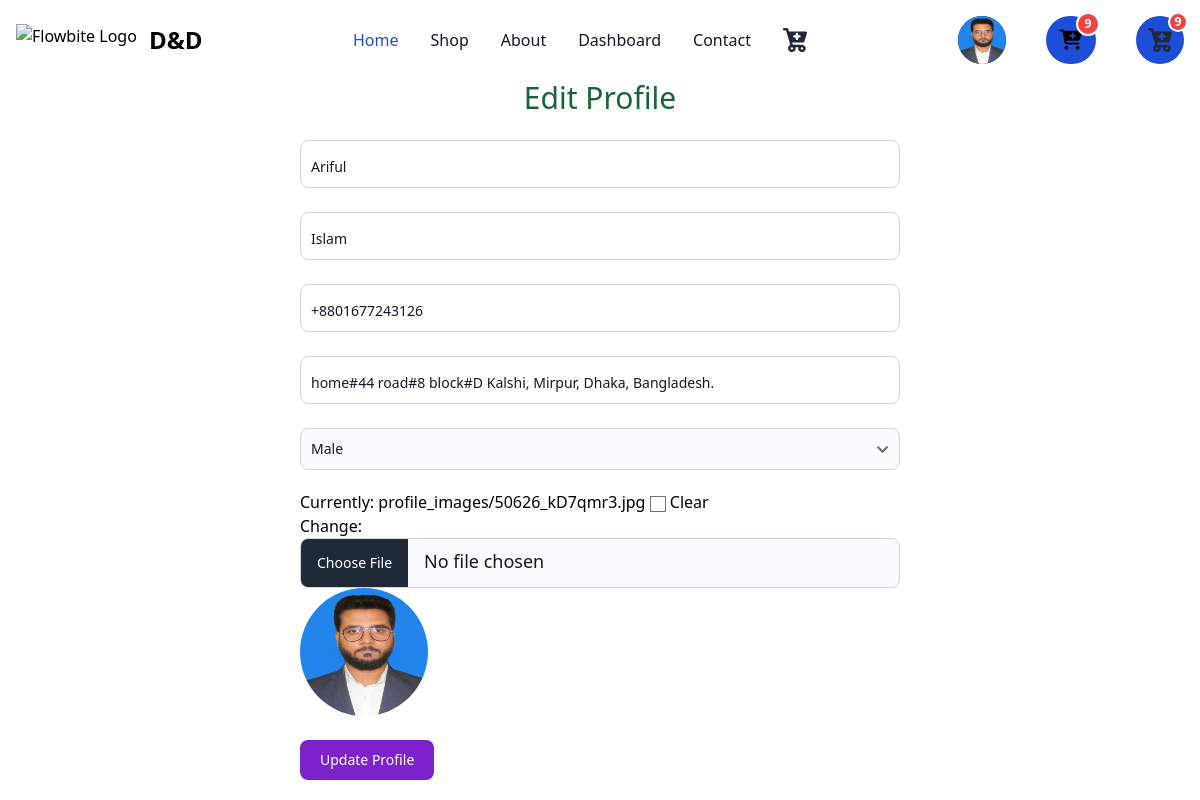
Screenshot of /accounts/edit-profile/ (signed in) with the database file from the repository.
### accounts/models.py (models this page shows)
class CustomUser(AbstractUser):
    email = models.EmailField(max_length=100, unique=True)
    phone_number = models.CharField(max_length=15, blank=True, null=True)
    address = models.CharField(max_length=255, blank=True, null=True)
    profile_image = models.ImageField(upload_to='profile_images/', blank=True, null=True)
    gender = models.CharField(max_length=10, choices=GENDER_CHOICES, blank=True, null=True)
    USERNAME_FIELD = 'email'
    REQUIRED_FIELDS = ['username']

### accounts/views.py (the view)
# urls.py: path('edit-profile/', edit_profile_view, name='edit_profile'),
@login_required
def edit_profile_view(request):
    if request.method == 'POST':
        form = EditProfileForm(request.POST, request.FILES, instance=request.user)
        if form.is_valid():
            form.save(commit=False)
            first_name = form.cleaned_data['first_name']
            last_name = form.cleaned_data['last_name']
            phone_number = form.cleaned_data['phone_number']
            address = form.cleaned_data['address']
            profile_image = form.cleaned_data['profile_image']
            gender = form.cleaned_data['gender']
            user = request.user
            if first_name:
                user.first_name = first_name
            if last_name:
                user.last_name = last_name
            if phone_number:
                user.phone_number = phone_number
            if address:
                user.address = address
            if profile_image:
                user.profile_image = profile_image
            if gender:
                user.gender = gender
            user.save()
            messages.success(request, 'Your profile has been updated successfully.')
            return redirect('home')  # Assuming you have a URL pattern named 'profile'
        else:
            messages.error(request, 'Error updating profile. Please check the form data.')
    else:
        form = EditProfileForm(instance=request.user)
    return render(request, 'settings.html', {'form': form})

### cart/context_processors.py (called while the page is built)
def counter(request):
    cart_count = 0
    if 'admin' in request.path:
        return {}
    else:
        try:
            cart = Cart.objects.filter(cart_id=_cart_id(request))
            if request.user.is_authenticated:
                cart_items = CartItem.objects.all().filter(user=request.user)
            else:
                cart_items = CartItem.objects.all().filter(cart=cart[:1])
            for cart_item in cart_items:
                cart_count += cart_item.quantity
        except Cart.DoesNotExist:
            cart_count = 0
    return dict(cart_count=cart_count)

### cart/views.py (called while the page is built)
def _cart_id(request):
    cart = request.session.session_key
    if not cart:
        cart = request.session.create()
    return cart

### accounts/templates/settings.html (shortened to what this page needs)
{% extends 'base.html' %}
{% block content %}
<h1 class="mb-6 text-3xl text-green-800 text-center">Edit Profile</h1>
<div class="container mx-auto w-2/4">
  <form method="post" action="" enctype="multipart/form-data">
      {{form.first_name}}
      {{form.last_name}}
      {{form.phone_number}}
      {{form.address}}
      {{form.gender}}
      {{form.profile_image}}
{% if user.profile_image %}
    <img src="{{ user.profile_image.url }}" alt="" class="w-32 h-32 rounded-full">
    {% else %}
    <p>
      No profile picture.
    </p>
{% endif %}
<br>
    <button type="submit" class="focus:outline-none text-white bg-purple-700 hover:bg-purple-800 focus:ring-4 focus:ring-purple-300 font-medium rounded-lg text-sm px-5 py-2.5 mb-2 dark:bg-purple-600 dark:hover:bg-purple-700 dark:focus:ring-purple-900">Update Profile</button>
  </form>
</div>
{% endblock content %}

### templates/base.html (shortened to what this page needs)
<!DOCTYPE html>
<html lang="en" data-theme="fantasy">
<head>
    <link href="https://cdnjs.cloudflare.com/ajax/libs/flowbite/2.0.0/flowbite.min.css" rel="stylesheet"/>
    <script src="https://cdn.tailwindcss.com"></script>
</head>
<body>
<nav class="bg-white border-gray-200 dark:bg-gray-900">
    <div class="max-w-screen-xl flex flex-wrap items-center justify-between mx-auto p-4">
        <a href="{% url 'home' %}" class="flex items-center">
            <img src="https://flowbite.com/docs/images/logo.svg" class="h-8 mr-3" alt="Flowbite Logo"/>
            <span class="self-center text-2xl font-semibold whitespace-nowrap dark:text-white">D&D</span>
        </a>
        <div class="flex items-center md:order-2">
            <button type="button"
                    class="flex mr-3 text-sm bg-gray-800 rounded-full md:mr-0 focus:ring-4 focus:ring-gray-300 dark:focus:ring-gray-600"
                    id="user-menu-button" aria-expanded="false" data-dropdown-toggle="user-dropdown"
                    data-dropdown-placement="bottom">
                {% if user.profile_image %}
                <img class="w-12 h-12 rounded-full" src="{{ user.profile_image.url }}" alt="user photo">
                {% else %}
                <i class="fa-solid fa-user-tie text-xl pt-1 w-8 h-8 rounded-full" style="color: #f7f7f7;"></i>
                {% endif %}
            </button>
            <a href="{% url 'cart' %}" class="relative inline-flex items-center ml-10">
                <button type="button" class="p-2 rounded-full bg-blue-700 hover:bg-blue-800 focus:ring-4 focus:outline-none focus:ring-blue-300 dark:bg-white dark:hover:bg-blue-700 dark:focus:ring-blue-800 dark:hover:text-white">
                    <i class="fa-solid fa-cart-plus text-xl p-1.5 "></i>
                    {% if cart_count > 9 %}
                    <div class="absolute top-0 right-0 -mt-1 -mr-1 flex items-center justify-center w-6 h-6 text-xs font-bold text-white bg-red-500 border-2 border-white rounded-full dark:border-gray-900">9+</div>
                    {% else %}
                    <div class="absolute top-0 right-0 -mt-1 -mr-1 flex items-center justify-center w-6 h-6 text-xs font-bold text-white bg-red-500 border-2 border-white rounded-full dark:border-gray-900">{{ cart_count }}</div>
                    {% endif %}
                </button>
            </a>
            <a href="{% url 'cart' %}" class="relative inline-flex items-center ml-10">
                <button type="button" class="p-2 rounded-full bg-blue-700 hover:bg-blue-800 focus:ring-4 focus:outline-none focus:ring-blue-300 dark:bg-gray-600 dark:hover:bg-blue-700 dark:focus:ring-blue-800 dark:hover:text-white">
                    {% if cart_count > 9 %}
                    <div class="absolute top-0 right-0 -mt-1 -mr-1 flex items-center justify-center w-5 h-5 text-xs font-bold text-white bg-red-500 border-2 border-white rounded-full dark:border-gray-900">9+</div>
                    {% else %}
                    <div class="absolute top-0 right-0 -mt-1 -mr-1 flex items-center justify-center w-5 h-5 text-xs font-bold text-white bg-red-500 border-2 border-white rounded-full dark:border-gray-900">{{ cart_count }}</div>
                    {% endif %}
                </button>
            </a>
        </div>
        <ul class="flex flex-col font-medium p-4 md:p-0 mt-4 border border-gray-100 rounded-lg bg-gray-50 md:flex-row md:space-x-8 md:mt-0 md:border-0 md:bg-white dark:bg-gray-800 md:dark:bg-gray-900 dark:border-gray-700">
            <li>
                <a href="{% url 'home' %}"
                   class="block py-2 pl-3 pr-4 text-white bg-blue-700 rounded md:bg-transparent md:text-blue-700 md:p-0 md:dark:text-blue-500"
                   aria-current="page">Home</a>
            </li>
            <li>
                <a href="#"
                   class="block py-2 pl-3 pr-4 text-gray-900 rounded hover:bg-gray-100 md:hover:bg-transparent md:hover:text-blue-700 md:p-0 dark:text-white md:dark:hover:text-blue-500 dark:hover:bg-gray-700 dark:hover:text-white md:dark:hover:bg-transparent dark:border-gray-700">Shop</a>
            </li>
            <li>
                <a href="#"
                   class="block py-2 pl-3 pr-4 text-gray-900 rounded hover:bg-gray-100 md:hover:bg-transparent md:hover:text-blue-700 md:p-0 dark:text-white md:dark:hover:text-blue-500 dark:hover:bg-gray-700 dark:hover:text-white md:dark:hover:bg-transparent dark:border-gray-700">About</a>
            </li>
            {% if request.user.is_authenticated %}
            <li>
                <a href="{% url 'dashboard' %}"
                   class="block py-2 pl-3 pr-4 text-gray-900 rounded hover:bg-gray-100 md:hover:bg-transparent md:hover:text-blue-700 md:p-0 dark:text-white md:dark:hover:text-blue-500 dark:hover:bg-gray-700 dark:hover:text-white md:dark:hover:bg-transparent dark:border-gray-700">Dashboard</a>
            </li>
            {% endif %}
            <li>
                <a href=""
                   class="block py-2 pl-3 pr-4 text-gray-900 rounded hover:bg-gray-100 md:hover:bg-transparent md:hover:text-blue-700 md:p-0 dark:text-white md:dark:hover:text-blue-500 dark:hover:bg-gray-700 dark:hover:text-white md:dark:hover:bg-transparent dark:border-gray-700">Contact</a>
            </li>
        </ul>
    </div>
</nav>
{% block content %}
{% endblock content %}
</body>
</html>

### rows the page displays
CustomUser: profile_image (picture), first_name "Ariful", last_name "Islam", phone_number "+8801677243126", address "home#44 road#8 block#D Kalshi, Mirpur, Dhaka, Bangladesh.", gender "Male"

### other values shown
{{ cart_count }} "9"
